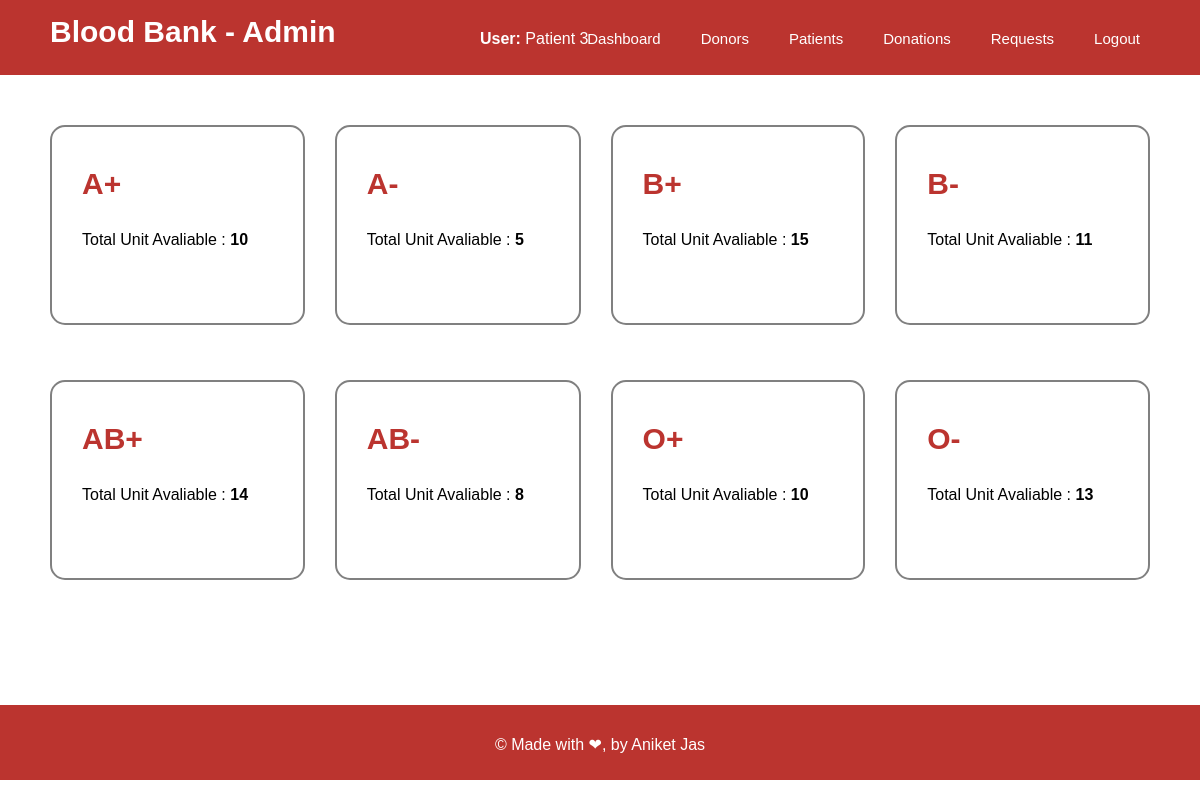
The page /admin/admindashboard.php (signed in) on the database its author committed.
### tables this page shows
CREATE TABLE `stock` (
  `sno` int DEFAULT NULL,
  `blood_group` varchar(5) NOT NULL,
  `stock` int NOT NULL,
  PRIMARY KEY (`blood_group`)
);

### admin/admindashboard.php (the view, shortened to what this page needs)
<html>
    <head>
        <link rel="stylesheet" href="../css/admindashboard.css?v=<?php echo time(); ?>">
</head>
    <body>
        <?php
        $name = $_SESSION['uid'];
            echo "<div class='navbar'>
            <p class='title'>Blood Bank - Admin</p>
            <p class='name'><b>User:</b> $name</p>
            <ul>
            <li><a href='admindashboard.php'>Dashboard</a></li>
            <li><a href='donordetails.php'>Donors</a></li>
            <li><a href='patientdetails.php'>Patients</a></li>
            <li><a href='donationrequest.php'>Donations</a></li>
            <li><a href='bloodrequest.php'>Requests</a></li>
            <li><a href='../logout.php'>Logout</a></li>
            </ul>
            </div>";
            $con = mysqli_connect('localhost', 'root', '8338','bloodbank');
            $q = "select * from stock order by sno";
            $rs = mysqli_query($con,$q);
            echo "
            <div class='bloodcount'>";
            while($row = mysqli_fetch_array($rs)){
                echo "
                <div class='value'>
                <p class='bloodtype'>$row[blood_group]</p>
                <p class='bloodcnt'>Total Unit Avaliable : <b>$row[stock]</b> </p>
                </div>
                ";
            }
            echo "</div>";
            ?>
        <div class="footer">&copy; Made with &#10084;, by Aniket Jas</div>
    </body>
        </body>
</html>

### css/admindashboard.css (style rules this page uses)
* { margin: 0; padding: 0; font-family: Arial, Helvetica, sans-serif; box-sizing: border-box; }
.navbar { width: 100%; height: 75px; background-color: #bb342f; }
.navbar .title { float: left; width: 40%; color: white; font-size: 30px; font-weight: 900; padding-left: 50px; padding-top: 15px; }
.navbar .name { float: left; width: 15%; color: white; padding-top: 30px; }
.navbar ul { float: left; display: flex; justify-content: flex-end; padding-right: 40px; width: 45%; }
li { float: left; list-style: none; margin: 20px; margin-top: 30px; }
li a { color: white; text-decoration: none; font-size: 15px; }
.bloodcount { min-height: 72.5%; margin-bottom: 50px; display: grid; grid-template-columns: auto auto auto auto; gap: 30px; padding: 50px; }
.bloodcount .value { height: 200px; border: 2px solid gray; padding: 30px; padding-top: 40px; border-radius: 15px; }
.bloodcount .bloodtype { font-size: 30px; color: #bb342f; font-weight: 600; margin-bottom: 10px; }
.bloodcount .bloodcnt { padding-top: 20px; }
.footer { height: 75px; width: 100%; background-color: #bb342f; color: white; text-align: center; padding-top: 30px; }

### rows shown on the page
stock: blood_group "A+", stock "10"
stock: blood_group "A-", stock "5"
stock: blood_group "B+", stock "15"
stock: blood_group "B-", stock "11"
stock: blood_group "AB+", stock "14"
stock: blood_group "AB-", stock "8"
stock: blood_group "O+", stock "10"
stock: blood_group "O-", stock "13"

### other values the page prints
$name "Patient 3"
